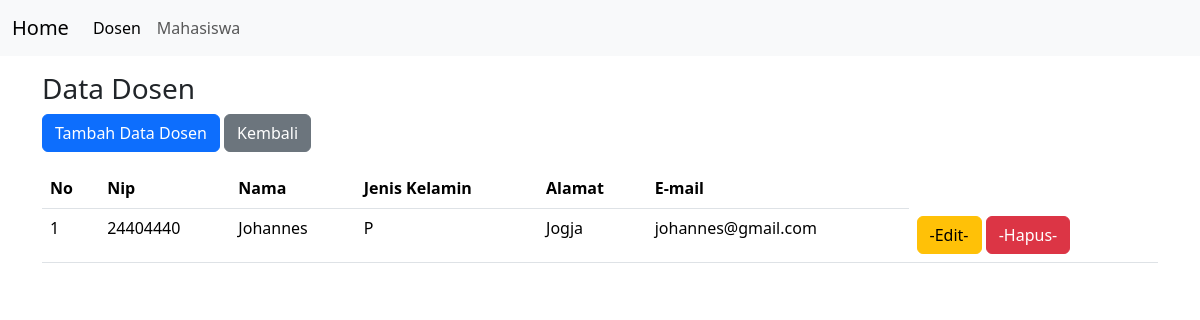
The app's page /dosen/indexDosen.php with its own data.
### tables this page shows
CREATE TABLE `datadosen` (
  `nip` varchar(15) NOT NULL,
  `nama` varchar(50) NOT NULL,
  `jk` enum('L','P') NOT NULL,
  `id` int(11) NOT NULL,
  `Alamat` varchar(50) NOT NULL,
  `email` varchar(50) NOT NULL
);

### dosen/indexDosen.php (the view, shortened to what this page needs)
<?php
    include 'menuDosen.php';
?>
    <!DOCTYPE html>
<html lang="en">
<head>
  <link href="https://cdn.jsdelivr.net/npm/bootstrap@5.3.3/dist/css/bootstrap.min.css" rel="stylesheet">
</head>
<body>
<div class="container mt-3">
  <h3>Data Dosen</h3>
  <button type="button" class="btn btn-primary" data-bs-toggle="modal" data-bs-target="#myModal">
    Tambah Data Dosen
  </button>
 <a href="../index.php"> <button type="button" class="btn btn-secondary">
    Kembali
  </button></a>
</div>
    <div class="container mt-3">
  <table class="table table-hover">
    <thead>
      <tr>
          <th>No</th>
        <th>Nip</th>
        <th>Nama</th>
        <th>Jenis Kelamin</th>
        <th>Alamat</th>
        <th>E-mail</th>
      </tr>
    </thead>
    <tbody>
      <tr>
        <?php
		include '../mahasiswa/koneksi.php';
		$no = 1;
		$data = mysqli_query($conn,"select * from datadosen");
		while($row = mysqli_fetch_array($data)){
			?>
			<tr>
				<td><?php echo $no++; ?></td>
				<td><?php echo $row['nip']; ?></td>
				<td><?php echo $row['nama']; ?></td>
				<td><?php echo $row['jk']; ?></td>
				<td><?php echo $row['Alamat']; ?></td>
				<td><?php echo $row['email']; ?></td>
                <td>
                  <button type="button" class="btn btn-warning"  data-bs-toggle="modal" data-bs-target="#modalEdit<?php echo $no?>">-Edit-</button>
                  <a href="hapus.php?id=<?php echo $row['id'];?>"><button type="button" class="btn btn-danger" onclick="return confirm('Apakah anda yakin ingin menghapus data ini?')">-Hapus-</button></a>
                </td>
			</tr>
			<?php
		}
		?>
      </tr>
    </tbody>
  </table>
</div>
</body>
</html>

### records on screen
datadosen: nip "24404440", nama "Johannes", jk "P", Alamat "Jogja", email "johannes@gmail.com"
